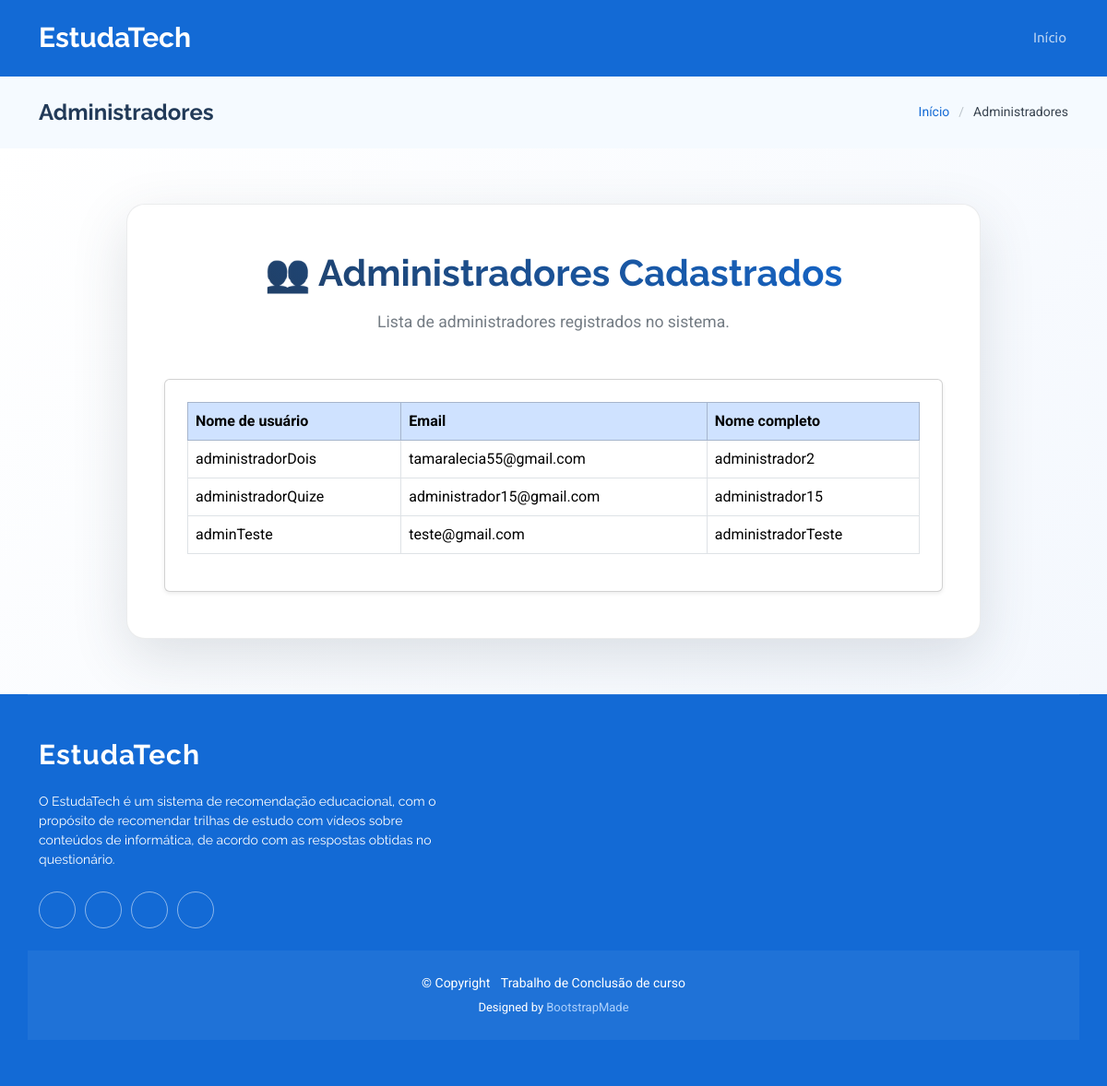
The app's page /administrador/verAdministradores/ with its own data.
### administrador/models.py (models this page shows)
class Administrador(models.Model):
    user = models.OneToOneField(User, on_delete=models.CASCADE)
    identificador = models.CharField(max_length=20, default='administrador')
    nome = models.CharField(max_length=100)
    email = models.EmailField(max_length=100)

### administrador/views.py (the view)
# urls.py: path('verAdministradores/', views.verAdministradores, name='verAdministradores'),
def verAdministradores (request):
    administradores = Administrador.objects.select_related('user').all()
    return render(request, 'administrador/verAdministradores.html', {'administradores' : administradores})

### administrador/templates/administrador/verAdministradores.html (shortened to what this page needs)
{% load static %}
<!DOCTYPE html>
<html lang="pt-br">
<head>
  <link href="{% static 'vendor/bootstrap/css/bootstrap.min.css' %}" rel="stylesheet">
  <link href="{% static 'vendor/bootstrap-icons/bootstrap-icons.css' %}" rel="stylesheet">
  <link href="{% static 'vendor/aos/aos.css' %}" rel="stylesheet">
  <link href="{% static 'vendor/swiper/swiper-bundle.min.css' %}" rel="stylesheet">
  <link href="{% static 'css/main.css' %}" rel="stylesheet">
  <link href="{% static 'css/custom.css' %}" rel="stylesheet">
</head>
<body class="enroll-page">
  <header id="header" class="header d-flex align-items-center sticky-top">
    <div class="container-fluid container-xl position-relative d-flex align-items-center">
      <a href="{% url 'indexAdm' %}" class="logo d-flex align-items-center me-auto">
        <h1 class="sitename">EstudaTech</h1>
      </a>
      <nav id="navmenu" class="navmenu">
        <ul>
          <li><a href="{% url 'indexAdm' %}">Início</a></li>
        </ul>
      </nav>
    </div>
  </header>
  <main class="main">
    <div class="page-title light-background">
      <div class="container d-lg-flex justify-content-between align-items-center">
        <h1 class="mb-2 mb-lg-0">Administradores</h1>
        <nav class="breadcrumbs">
          <ol>
            <li><a href="{% url 'indexAdm' %}">Início</a></li>
            <li class="current">Administradores</li>
          </ol>
        </nav>
      </div>
    </div>
    <section id="enroll" class="enroll section">
      <div class="container" data-aos="fade-up" data-aos-delay="100">
        <div class="row">
          <div class="col-lg-10 mx-auto">
            <div class="enrollment-form-wrapper">
              <div class="enrollment-header text-center mb-5" data-aos="fade-up" data-aos-delay="200">
                <h2>👥 Administradores Cadastrados</h2>
                <p>Lista de administradores registrados no sistema.</p>
              </div>
              <div class="card shadow-sm p-4">
                <div class="table-responsive">
                  <table class="table table-bordered table-hover align-middle">
                    <thead class="table-primary">
                      <tr>
                        <th>Nome de usuário</th>
                        <th>Email</th>
                        <th>Nome completo</th>
                      </tr>
                    </thead>
                    <tbody>
                      {% for administrador in administradores %}
                      <tr>
                        <td>{{ administrador.user.username }}</td>
                        <td>{{ administrador.user.email }}</td>
                        <td>{{ administrador.nome }}</td>
                      </tr>
                      {% empty %}
                      <tr>
                        <td colspan="3" class="text-center">Nenhum administrador cadastrado.</td>
                      </tr>
                      {% endfor %}
                    </tbody>
                  </table>
                </div>
              </div>
            </div>
          </div>
        </div>
      </div>
    </section>
  </main>
  <footer id="footer" class="footer accent-background">
    <div class="container footer-top">
      <div class="row gy-4">
        <div class="col-lg-5 col-md-12 footer-about">
          <a href="{% url 'indexAdm' %}" class="logo d-flex align-items-center">
            <span class="sitename">EstudaTech</span>
          </a>
          <p>O EstudaTech é um sistema de recomendação educacional, com o propósito de recomendar trilhas de estudo com vídeos sobre conteúdos de informática, de acordo com as respostas obtidas no questionário.</p>
          <div class="social-links d-flex mt-4">
            <a href="#"><i class="bi bi-twitter-x"></i></a>
            <a href="#"><i class="bi bi-facebook"></i></a>
            <a href="#"><i class="bi bi-instagram"></i></a>
            <a href="#"><i class="bi bi-linkedin"></i></a>
          </div>
        </div>
      </div>
    </div>
    <div class="container copyright text-center mt-4">
      <p>© <span>Copyright</span> <strong class="px-1 sitename"></strong> <span>Trabalho de Conclusão de curso</span></p>
      <div class="credits">
          Designed by <a href="https://bootstrapmade.com/">BootstrapMade</a>
      </div>
    </div>
  </footer>
</body>
</html>

### records on screen
Administrador: user.username "administradorDois", user.email "tamaralecia55@gmail.com", nome "administrador2"
Administrador: user.username "administradorQuize", user.email "administrador15@gmail.com", nome "administrador15"
Administrador: user.username "adminTeste", user.email "teste@gmail.com", nome "administradorTeste"
